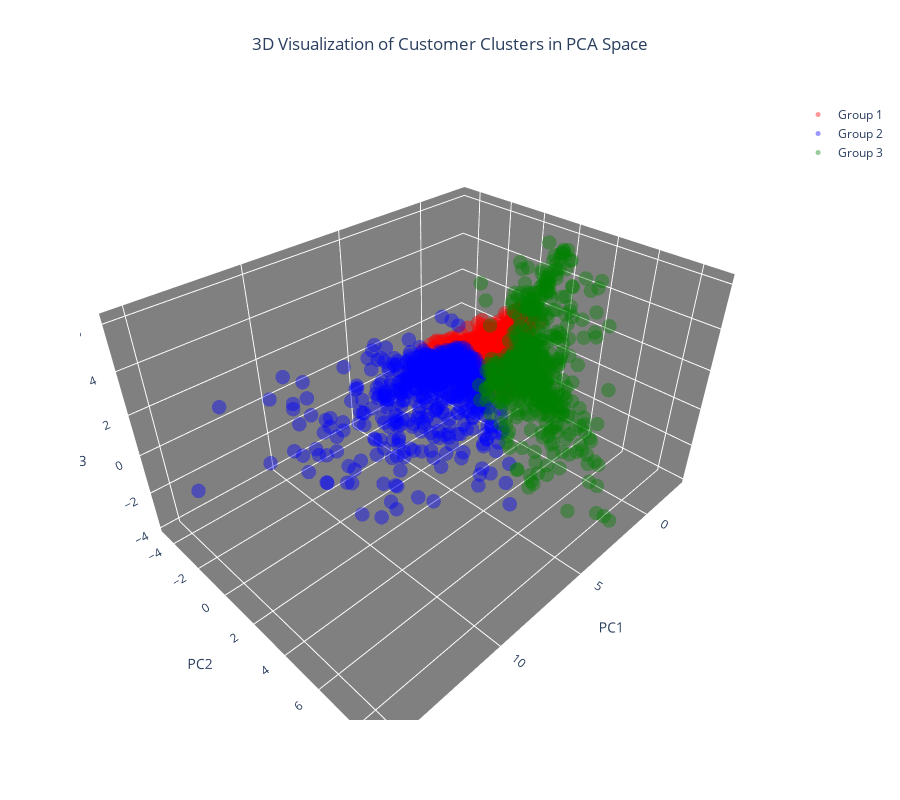

Here is the notebook cell this chart was saved with:
### Code cell
# 색상 지정 
colors = ['red', 'blue', 'green']

# 각 클러스터별 데이터 분리
cluster_0 = data_pca[data_pca['cluster'] == 0]
cluster_1 = data_pca[data_pca['cluster'] == 1]
cluster_2 = data_pca[data_pca['cluster'] == 2]

# 3D Scatter Plot 생성
import plotly.graph_objects as go
fig = go.Figure()

# 각 클러스터별 데이터 표기 
fig.add_trace(go.Scatter3d(x=cluster_0['PC1'], y=cluster_0['PC2'], z=cluster_0['PC3'], 
                           mode='markers', marker=dict(color=colors[0], size=5, opacity=0.4), name='Group 1'))
fig.add_trace(go.Scatter3d(x=cluster_1['PC1'], y=cluster_1['PC2'], z=cluster_1['PC3'], 
                           mode='markers', marker=dict(color=colors[1], size=5, opacity=0.4), name='Group 2'))
fig.add_trace(go.Scatter3d(x=cluster_2['PC1'], y=cluster_2['PC2'], z=cluster_2['PC3'], 
                           mode='markers', marker=dict(color=colors[2], size=5, opacity=0.4), name='Group 3'))

# 범례 및 제목 영역 설정
fig.update_layout(
    title=dict(text='3D Visualization of Customer Clusters in PCA Space', x=0.5),
    scene=dict(
        xaxis=dict(backgroundcolor="grey", gridcolor='white', title='PC1'),
        yaxis=dict(backgroundcolor="grey", gridcolor='white', title='PC2'),
        zaxis=dict(backgroundcolor="grey", gridcolor='white', title='PC3'),
    ),
    width=900,
    height=800
)

fig.show()

### Figure 1 — Plotly figure (JSON) as saved in the notebook; plotly's stock layout.template omitted (floating-point values rounded to 4 significant figures; data arrays with more than 128 entries replaced by an {"elided": "..."} marker saying what was removed)
{"data": [{"marker": {"color": "red", "opacity": 0.4, "size": 5}, "mode": "markers", "name": "Group 1", "type": "scatter3d", "x": {"elided": "2898 float values"}, "y": {"elided": "2898 float values"}, "z": {"elided": "2898 float values"}}, {"marker": {"color": "blue", "opacity": 0.4, "size": 5}, "mode": "markers", "name": "Group 2", "type": "scatter3d", "x": {"elided": "632 float values"}, "y": {"elided": "632 float values"}, "z": {"elided": "632 float values"}}, {"marker": {"color": "green", "opacity": 0.4, "size": 5}, "mode": "markers", "name": "Group 3", "type": "scatter3d", "x": {"elided": "549 float values"}, "y": {"elided": "549 float values"}, "z": {"elided": "549 float values"}}], "layout": {"height": 800, "scene": {"xaxis": {"backgroundcolor": "grey", "gridcolor": "white", "title": {"text": "PC1"}}, "yaxis": {"backgroundcolor": "grey", "gridcolor": "white", "title": {"text": "PC2"}}, "zaxis": {"backgroundcolor": "grey", "gridcolor": "white", "title": {"text": "PC3"}}}, "title": {"text": "3D Visualization of Customer Clusters in PCA Space", "x": 0.5}, "width": 900}}
